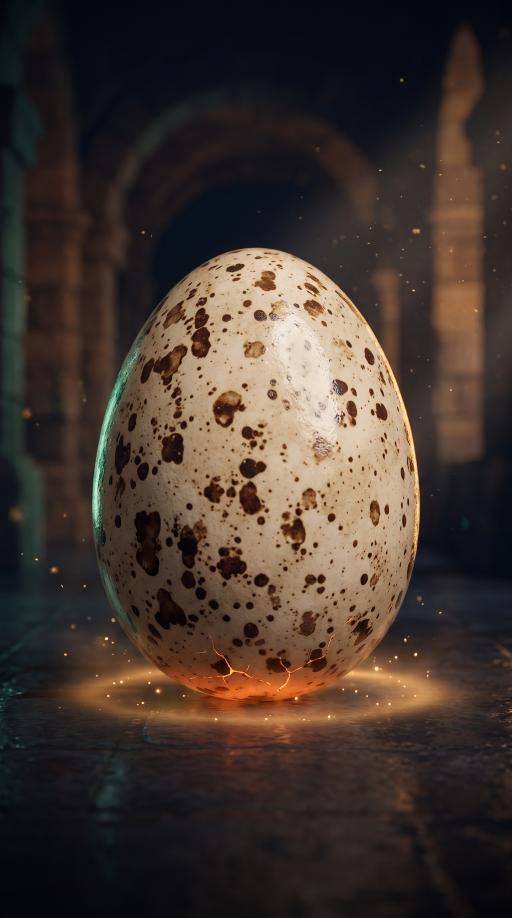
#> input picture assets/01.jpg, 1536 x 2752 px (shown at 1/3 size)
$ python -i make_video.py   (imports and definitions only)
#> lines starting #> are read from the running program, lines starting #| are printed output that depends on the picture
"""Демо-видео механики «Скорлупа» (BigBalls) -> out/shell_demo.mp4
1080x1920, 30 fps, 30 с, H.264 + AAC. Кадры рисуются Pillow и идут потоком в FFmpeg (PNG не сохраняются).
Запуск:  python make_video.py
"""
import hashlib, math, os, random, secrets, subprocess, sys, wave
import numpy as np
from PIL import Image, ImageDraw, ImageFont, ImageOps

ROOT = os.path.dirname(os.path.abspath(__file__))
OUT = os.path.join(ROOT, 'out')
W, H, FPS, DUR = 1080, 1920, 30, 30.0
NF = int(DUR * FPS)
SR = 48000

NAVY, ORANGE, GREEN, GOLD, WHITE = (21, 28, 44), (240, 116, 42), (46, 125, 90), (232, 179, 58), (255, 255, 255)
MINT = (127, 224, 176)
PRIZE = 'Скин-заглушка'
PLAYERS = ['Котик228', 'Охотник', 'Няша_77', 'Гром', 'Лиса', 'Бублик', 'Вихрь_9', 'Луна', 'Орешек', 'Жар-птица', 'Кирпич', 'Сова']

# ---- таймлайн (с) ----
T_SEAL, T_HASH0, T_HASH1 = .8, 1.1, 2.2   # плашка «Приз запечатан» + короткий хэш
T_RUN, T_BREAK = 3.0, 18.0       # отсчёт 15 с
T_02, T_03 = 8.0, 13.0
T_05 = 18.9
T_PRIZE, T_WIN, T_BADGE = 19.6, 20.8, 21.6        # приз, победитель, значок «✓ Честно»
T_TAP, T_OPEN = 22.8, 23.0                        # тап по значку -> окно проверки
T_KEY0, T_KEY1, T_HR1, T_CHECK, T_FORM = 23.5, 24.0, 24.9, 25.2, 25.9
T_TAP2, T_CLOSE, T_AGAIN = 27.9, 28.1, 28.4      # «Закрыть», «Повторить»
JOIN = 6.0                       # зритель жмёт «Греть» = участвует (один раз)
TAPS = [JOIN]

# ---- проверка ассетов ----
assets = {}
missing = []
# [9 lines not run here, left out]


def load_stage(path):
    im = Image.open(path).convert('RGB')
    r = im.width / im.height
    if abs(r - 9 / 16) < 0.01:
        return ImageOps.fit(im, (W, H), Image.LANCZOS)
    # другие пропорции: целиком по ширине/высоте поверх размытой cover-копии
    bg = ImageOps.fit(im, (W, H), Image.LANCZOS).filter(ImageFilter.GaussianBlur(40))
    fg = ImageOps.contain(im, (W, H), Image.LANCZOS)
    bg.paste(fg, ((W - fg.width) // 2, (H - fg.height) // 2))
    return bg


from PIL import ImageFilter  # noqa: E402

# виньетка как в HTML (#vign)
y = np.arange(H, dtype=np.float32) / H
va = np.where(y < .2, .75 * (1 - y / .2), 0) + np.where(y > .72, .55 * (y - .72) / .28, 0)
va = va[:, None, None]
navy_arr = np.array(NAVY, np.float32)


def bake(im):
    a = np.asarray(im, np.float32)
    return Image.fromarray((a * (1 - va) + navy_arr * va).astype(np.uint8))


STAGES = {i: bake(load_stage(p)) for i, p in assets.items()}
WARM = Image.new('RGB', (W, H), (255, 246, 216))
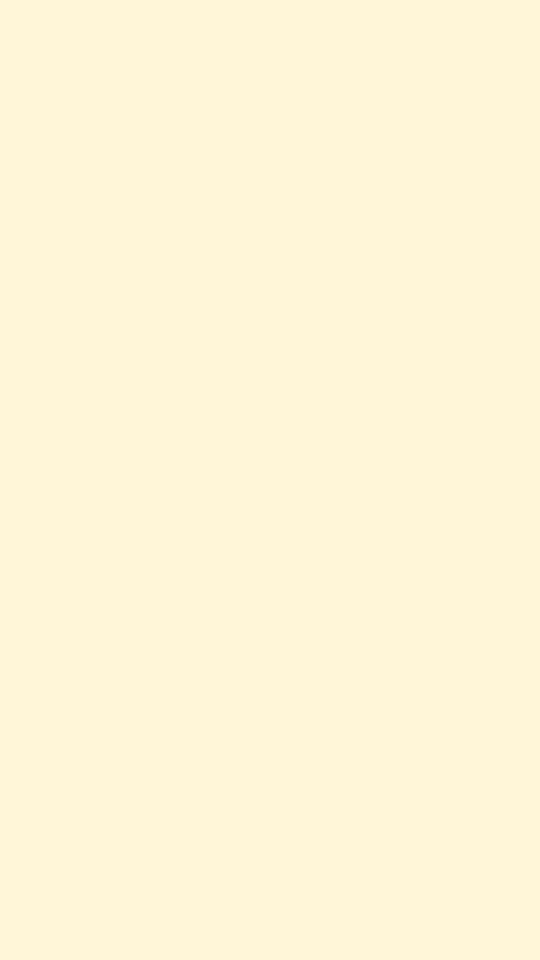
#> WARM: PIL image 1080x1920 RGB (shown at 1/2 size); mean R, G, B 255, 246, 216

# ---- шрифты ----
FD = r'C:\Windows\Fonts'
def F(name, size): return ImageFont.truetype(os.path.join(FD, name), size)
f_brand, f_sub, f_badge = F('seguibl.ttf', 76), F('segoeuib.ttf', 30), F('seguibl.ttf', 22)
f_timer, f_heat, f_cap = F('seguibl.ttf', 124), F('segoeuib.ttf', 44), F('segoeuib.ttf', 32)
f_lbl, f_hash, f_btn = F('segoeuib.ttf', 20), F('consola.ttf', 27), F('seguibl.ttf', 50)
f_hook, f_prize, f_mono, f_row = F('seguibl.ttf', 76), F('seguibl.ttf', 54), F('consola.ttf', 24), F('segoeuib.ttf', 28)
f_plus, f_btn2, f_hint = F('seguibl.ttf', 40), F('seguibl.ttf', 40), F('segoeuib.ttf', 26)
f_seal, f_mono_s, f_win = F('segoeuib.ttf', 30), F('consola.ttf', 22), F('seguibl.ttf', 40)
f_mtitle, f_body, f_close = F('seguibl.ttf', 40), F('segoeui.ttf', 24), F('segoeuib.ttf', 30)

# ---- криптография (настоящий SHA-256) ----
KEY = secrets.token_hex(16)
COMMIT = hashlib.sha256((PRIZE + KEY).encode('utf-8')).hexdigest()
CALC = hashlib.sha256((PRIZE + KEY).encode('utf-8')).hexdigest()   # пересчёт «при раскрытии»


# ---- утилиты ----
def clamp(x, a=0., b=1.): return max(a, min(b, x))
def ramp(t, a, b): return clamp((t - a) / (b - a))
def ease(x): return x * x * (3 - 2 * x)
def back(x):
    c = 1.70158
    return 1 + (c + 1) * (x - 1) ** 3 + c * (x - 1) ** 2


# [13 lines left out: functions txt, txt_parts, not called in this run]


def heaters_at(t):
    base = 57
    if t < T_RUN: return base
    tt = min(t, T_BREAK) - T_RUN
    auto = int(2 * tt + 0.22 * tt * tt)          # растёт и ускоряется
    taps = sum(1 for x in TAPS if x <= t)
    return base + auto + taps


MYNUM = heaters_at(JOIN)                       # номер зрителя в списке
N_FINAL = heaters_at(T_BREAK - 1e-6)           # список замораживается на нуле
WIN = int(KEY[:8], 16) % N_FINAL               # индекс победителя (0..N-1)
WIN_TXT = 'это ты!' if WIN + 1 == MYNUM else PLAYERS[WIN % len(PLAYERS)]


# ---- частицы (детерминированно) ----
rng = random.Random(7)
parts = []
# [4 lines left out: function burst, not called in this run]
def ember():
    parts.append([280 + rng.random() * 520, 1300 + rng.random() * 180, (rng.random() - .5) * 20, -40 - rng.random() * 80,
                  0., 2 + rng.random() * 2.5, 1.5 + rng.random() * 3, 0.])
BURSTS = [(T_02, 14, 700, 700, 160), (T_03, 24, 540, 950, 220), (T_BREAK, 140, 540, 990, 650), (T_PRIZE, 60, 540, 840, 300)]
# [1 line not run here, left out]


# [113 lines left out: functions step_particles, draw_particles, background, button, gem, lock and 2 more, not called in this run]


DEC = int(KEY[:8], 16)


# [131 lines left out: functions modal, ui, not called in this run]


# ================= ЗВУК =================
N = int(DUR * SR)
mix = np.zeros(N, np.float32)
arng = np.random.default_rng(3)


# [19 lines left out: functions put, env, tone, not called in this run]


def lowpass(x, k):
    return np.convolve(x, np.ones(k, np.float32) / k, mode='same')


# [12 lines left out: functions crackle, noise_lp, not called in this run]


def chime(t):
    for i, (f, v) in enumerate([(880, .22), (880 * 2.76, .08), (880 * 5.4, .04), (1320, .15)]):
        tone(t + (.12 if i == 3 else 0), f, f, 2.2 - i * .3, v)


# фон: тихий гул
tt = np.arange(N) / SR
bed = (np.sin(2 * np.pi * 55 * tt) * .5 + np.sin(2 * np.pi * 82.4 * tt) * .3) * (.6 + .4 * np.sin(2 * np.pi * .25 * tt))
# [3 lines not run here, left out]
# появление скорлупы
m = int(1.2 * SR); sw = lowpass(arng.standard_normal(m).astype(np.float32), 40)
# [26 lines not run here, left out]
m = int(.35 * SR); sw = lowpass(arng.standard_normal(m).astype(np.float32), 25)
# [4 lines not run here, left out]

# выравнивание: мягкий лимитер + пик -1 dBFS
mix = np.tanh(mix * 1.2) / np.tanh(1.2)
# [2 lines not run here, left out]
wav_path = os.path.join(OUT, '_tmp_audio.wav')
pcm = (np.repeat(mix[:, None], 2, 1) * 32767).astype(np.int16)
# [2 lines not run here, left out]

# ================= ВИДЕО =================
mp4 = os.path.join(OUT, 'shell_demo.mp4')
cmd = ['ffmpeg', '-y', '-loglevel', 'error', '-f', 'rawvideo', '-pix_fmt', 'rgb24', '-s', f'{W}x{H}', '-r', str(FPS), '-i', '-',
       '-i', wav_path, '-c:v', 'libx264', '-preset', 'medium', '-crf', '18', '-pix_fmt', 'yuv420p',
       '-c:a', 'aac', '-b:a', '192k', '-shortest', '-movflags', '+faststart', mp4]
# [1 line that did not run here, left out]
# [16 lines not run here, left out]

>>> result = load_stage('assets/01.jpg')
#> in load_stage, im is the input picture: PIL image 1536x2752 RGB; mean R, G, B 67.8, 55.1, 48
#> in load_stage, `return ImageOps.fit(im, (W, H), Image.LANCZOS)`:
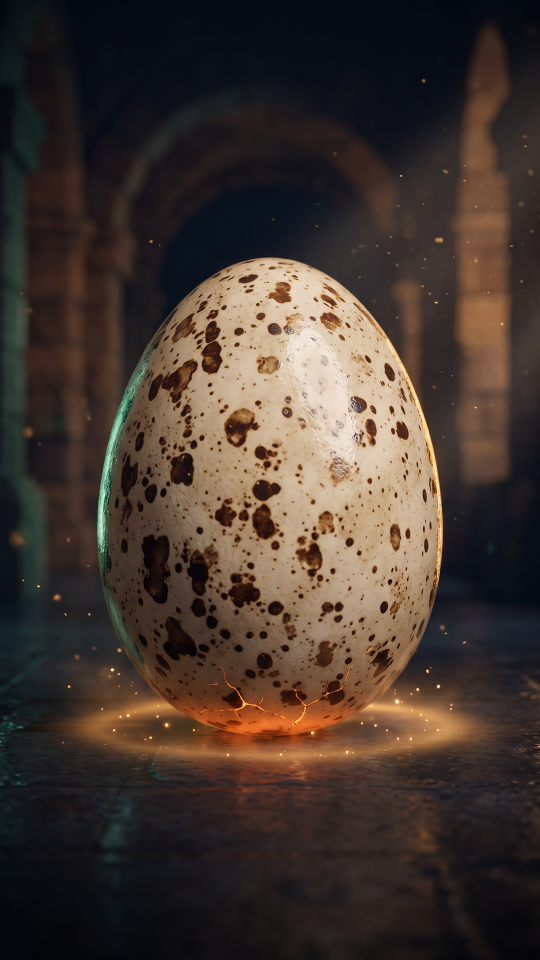
#> returned value: PIL image 1080x1920 RGB (shown at 1/2 size); mean R, G, B 68.2, 55.5, 48.2

$ run again, on assets/05.jpg
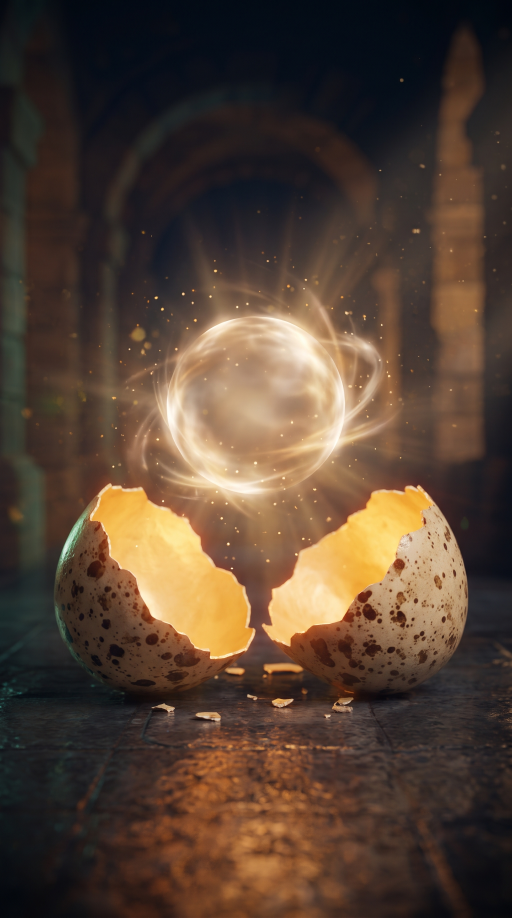
#> input picture assets/05.jpg, 1536 x 2752 px (shown at 1/3 size)
#> in load_stage, im is the input picture: PIL image 1536x2752 RGB; mean R, G, B 85.6, 66.8, 52.8
#> in load_stage, `return ImageOps.fit(im, (W, H), Image.LANCZOS)`:
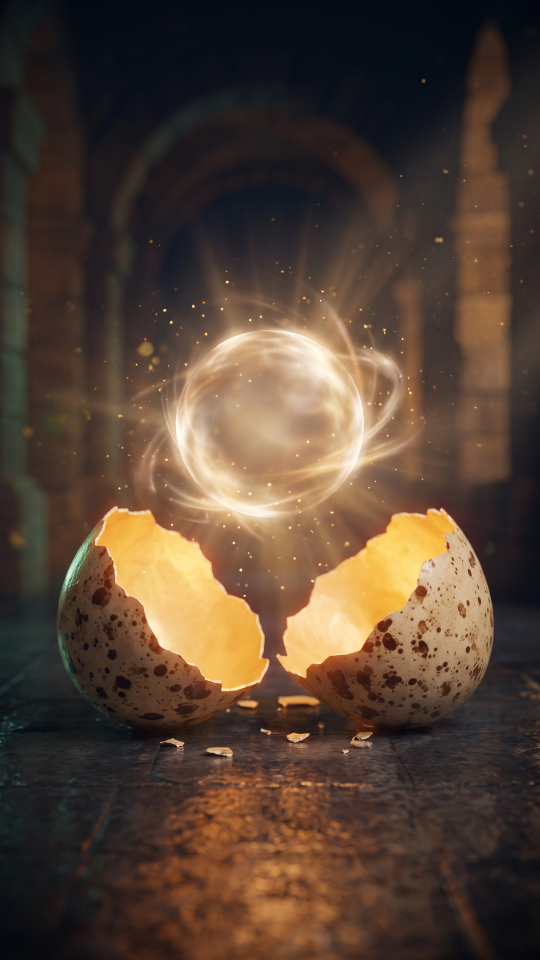
#> returned value: PIL image 1080x1920 RGB (shown at 1/2 size); mean R, G, B 86, 67.1, 53
